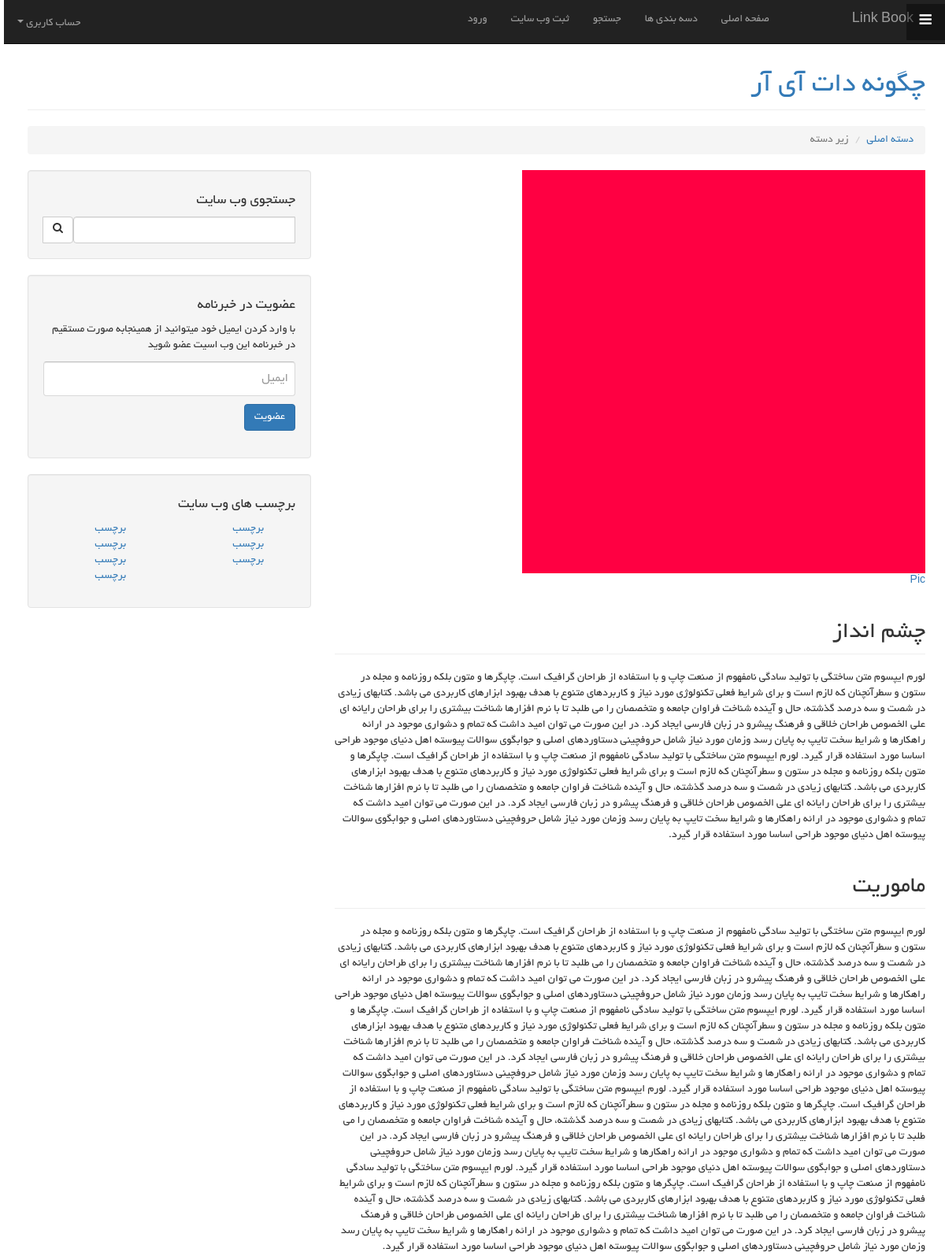
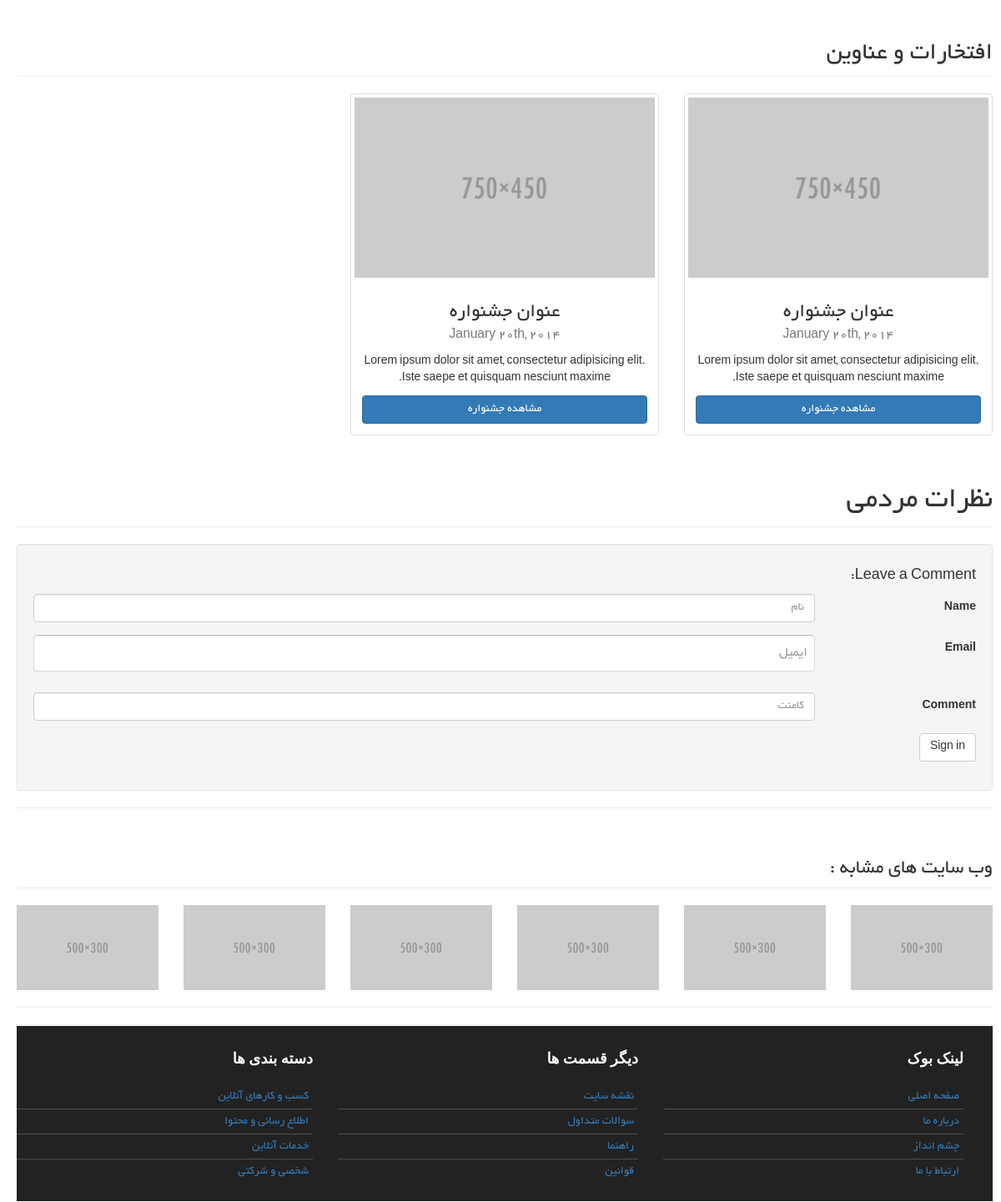
The app's page /Websitepage1 with its own data (2 pictures, top to bottom).
### WebCastle/models.py (models this page shows, shortened)
class Webpage(Model):
    user = ForeignKey(User, null=False)
    title = CharField(max_length=100)
    vision = TextField()
    mission = TextField()
    service_product = TextField()
    Webpage_logo = FileField(upload_to='Webpagelogo/%Y/%m/%d')
    Webpage_url = URLField()

### WebCastle/views.py (the view)
# urls.py: url(r'^Websitepage1$', Websitepage1, name='Websitepage1'),
def Websitepage1(request, webtitle="چگونه دات آی آر"):
    webcontext = get_object_or_404(Webpage, title=webtitle)
    return render(request, 'websitepage1.html', {"webcontext": webcontext})

### WebCastle/templates/Websitepage1.html (shortened to what this page needs)
<!DOCTYPE html>
<html lang="fa" dir="rtl">
<head>
    <link href="../static/css/bootstrap.css" rel="stylesheet">
    <link href="../static/css/style.css" rel="stylesheet">
    <link href="../static/font-awesome/css/font-awesome.min.css" rel="stylesheet" type="text/css">
</head>
<body>
<nav class="navbar navbar-inverse navbar-fixed-top" role="navigation">
    <a id="menu-toggle" href="#" class="btn btn-dark btn-lg toggle"><i class="fa fa-bars"></i></a>
    <ul class="nav navbar-nav navbar-left">
        <li class="dropdown"><a href="#" class="dropdown-toggle pull-left toggle" data-toggle="dropdown">حساب کاربری
            <b class="caret"></b></a>
        </li>
    </ul>
    <div class="container">
        <div class="navbar-header">
            <a class="navbar-brand" href="index">Link Book</a>
        </div>
        <div class="collapse navbar-collapse" id="bs-example-navbar-collapse-1">
            <ul class="nav navbar-nav navbar-right">
                <li>
                    <a href="index">صفحه اصلی</a>
                </li>
                <li>
                    <a href="all-Category"> دسه بندی ها </a>
                </li>
                <li>
                    <a href="#search">جستجو</a>
                </li>
                <li>
                    <a href="#" data-toggle="modal" data-target="#Register-modal"> ثبت وب سایت </a>
                </li>
                <li>
                    <a href="#" data-toggle="modal" data-target="#login-modal">ورود</a>
                </li>
            </ul>
        </div>
    </div>
</nav>
<div class="container">
    <div class="row">
        <div class="col-lg-12">
            <h1 class="page-header">
                <a href={{ webcontext.Webpage_url }}>{{ webcontext.title }}</a>
            </h1>
            <ol class="breadcrumb">
                <li><a href="showWebsites">دسته اصلی</a>
                </li>
                <li class="active">زیر دسته</li>
            </ol>
        </div>
    </div>
    <div class="row">
        <div class="col-lg-8">
            <img class="img-responsive" src="{{ webcontext.Webpage_logo.url }}" alt="{{ webcontext.Webpage_logo.url }}">
            <a href="{{ webcontext.Webpage_logo.url }}">Pic</a>
            <h2 class="page-header">
                چشم انداز
            </h2>
            <p>{{ webcontext.vision }} </p>
            <h2 class="page-header">
                ماموریت
            </h2>
            <p>{{ webcontext.mission }}</p>
        </div>
        <div class="col-md-4">
            <div class="well">
                <h4>جستجوی وب سایت</h4>
                <div class="input-group">
                    <input type="text" class="form-control">
                        <span class="input-group-btn">
                            <button class="btn btn-default" type="button"><i class="fa fa-search"></i></button>
                        </span>
                </div>
            </div>
            <div class="well">
                <h4>عضویت در خبرنامه</h4>
                <p> با وارد کردن ایمیل خود میتوانید از همینجابه صورت مستقیم در خبرنامه این وب اسیت عضو شوید </p>
                <form method="post">
                    <div class="form-group">
                        <input type="email" name="userEmail" class="form-control" id="" placeholder="ایمیل">
                        <button type="submit" class="btn btn-primary">عضویت</button>
                    </div>
                </form>
            </div>
            <div class="well">
                <h4>برچسب های وب سایت</h4>
                <div class="row">
                    <div class="col-lg-6">
                        <ul class="list-unstyled">
                            <li><a href="#">برچسب</a>
                            </li>
                            <li><a href="#">برچسب</a>
                            </li>
                            <li><a href="#">برچسب</a>
                            </li>
                        </ul>
                    </div>
                    <div class="col-lg-6">
                        <ul class="list-unstyled">
                            <li><a href="#">برچسب</a>
                            </li>
                            <li><a href="#">برچسب</a>
                            </li>
                            <li><a href="#">برچسب</a>
                            </li>
                            <li><a href="#">برچسب</a>
                            </li>
                        </ul>
                    </div>
                </div>
            </div>
        </div>
        <div class="row">
            <div class="col-lg-12">
                <h2 class="page-header">افتخارات و عناوین</h2>
            </div>
            <div class="col-md-4 text-center">
                <div class="thumbnail">
                    <img class="img-responsive" src="../static/img/Festival.png" alt="">
                    <div class="caption">
                        <h3>عنوان جشنواره<br>
                            <small>
                                <time datetime="2014-01-20">January 20th, 2014</time>
                            </small>
                        </h3>
                        <p>Lorem ipsum dolor sit amet, consectetur adipisicing elit. Iste saepe et quisquam nesciunt
                            maxime.</p>
                        <a class="btn btn-md btn-primary btn-block" href="#"> مشاهده جشنواره </a>
                    </div>
                </div>
            </div>
            <div class="col-md-4 text-center">
                <div class="thumbnail">
                    <img class="img-responsive" src="../static/img/Festival.png" alt="">
                    <div class="caption">
                        <h3>عنوان جشنواره<br>
                            <small>
                                <time datetime="2014-01-20">January 20th, 2014</time>
                            </small>
                        </h3>
                        <p>Lorem ipsum dolor sit amet, consectetur adipisicing elit. Iste saepe et quisquam nesciunt
                            maxime.</p>
                        <a class="btn btn-md btn-primary btn-block" href="#"> مشاهده جشنواره </a>
                    </div>
                </div>
            </div>
        </div>
        <div class="row">
            <div class="col-lg-12">
                <h1 class="page-header">
                    نظرات مردمی
                </h1>
                <div class="well">
                    <h4>Leave a Comment:</h4>
                    <form class="form-horizontal" action="webpage" method="post">
                        <div class="form-group">
                            <label for="inputEmail3" class="col-sm-2 control-label">Name</label>
                            <div class="col-sm-10">
                                <input type="text" name="name" class="form-control" id="inputEmail3" placeholder="نام">
                            </div>
                        </div>
                        <div class="form-group">
                            <label for="inputPassword3" class="col-sm-2 control-label">Email</label>
                            <div class="col-sm-10">
                                <input type="email" name="email" class="form-control" id="inputPassword3"
                                       placeholder="ایمیل">
                            </div>
                        </div>
                        <div class="form-group">
                            <label for="inputPassword3" class="col-sm-2 control-label">Comment</label>
                            <div class="col-sm-10">
                                <input type="text" name="comment" placeholder="کامنت" textarea class="form-control"
                                       rows="5"></textarea>
                            </div>
                        </div>
                        <div class="form-group">
                            <div class="col-sm-offset-2 col-sm-10">
                                <button type="submit" class="btn btn-default">Sign in</button>
                            </div>
                        </div>
                    </form>
                </div>
                <hr>
            </div>
        </div>
        <div class="row">
            <div class="col-lg-12">
                <h3 class="page-header">وب سایت های مشابه :</h3>
            </div>
            <div class="col-lg-2 col-md-2 col-sm-4 col-xs-6">
                <a href="#">
                    <img class="img-responsive img-hover img-related" src="../static/img/relatedWeb.png" alt="">
                </a>
            </div>
            <div class="col-lg-2 col-md-2 col-sm-4 col-xs-6">
                <a href="#">
                    <img class="img-responsive img-hover img-related" src="../static/img/relatedWeb.png" alt="">
                </a>
            </div>
            <div class="col-lg-2 col-md-2 col-sm-4 col-xs-6">
                <a href="#">
                    <img class="img-responsive img-hover img-related" src="../static/img/relatedWeb.png" alt="">
                </a>
            </div>
            <div class="col-lg-2 col-md-2 col-sm-4 col-xs-6">
                <a href="#">
                    <img class="img-responsive img-hover img-related" src="../static/img/relatedWeb.png" alt="">
                </a>
            </div>
            <div class="col-lg-2 col-md-2 col-sm-4 col-xs-6">
                <a href="#">
                    <img class="img-responsive img-hover img-related" src="../static/img/relatedWeb.png" alt="">
                </a>
            </div>
            <div class="col-lg-2 col-md-2 col-sm-4 col-xs-6">
                <a href="#">
                    <img class="img-responsive img-hover img-related" src="../static/img/relatedWeb.png" alt="">
                </a>
            </div>
        </div>
        <hr>
        <section class="footer">
            <div class="container">
                <div class="row">
                    <div class="col-lg-4  col-md-4 col-sm-12">
                        <div class="footer_dv">
                            <h4>لینک بوک</h4>
                            <ul>
                                <li class="line_rv"><a href="index"> صفحه اصلی </a></li>
                                <li><a href="about"> درباره ما </a></li>
                                <li><a href="Vision"> چشم انداز </a></li>
                                <li><a href="contact"> ارتباط با ما </a></li>
                            </ul>
                        </div>
                    </div>
                    <div class="col-lg-4  col-md-4 col-sm-12">
                        <div class="footer_dv">
                            <h4>دیگر قسمت ها</h4>
                            <ul>
                                <li><a href="siteMap"> نقشه سایت</a></li>
                                <li><a href="Questions"> سوالات متداول </a></li>
                                <li><a href="index"> راهنما </a></li>
                                <li><a href="index"> قوانین </a></li>
                            </ul>
                        </div>
                    </div>
                    <div class="col-lg-4  col-md-4 col-sm-12">
                        <div class="footer_dv">
                            <h4>دسته بندی ها</h4>
                            <ul>
                                <li><a href="showWebsites"> کسب و کارهای آنلاین </a></li>
                                <li><a href="showWebsites"> اطلاع رسانی و محتوا</a></li>
                                <li><a href="showWebsites"> خدمات آنلاین </a></li>
                                <li><a href="showWebsites"> شخصی و شرکتی </a></li>
                            </ul>
                        </div>
                    </div>
                </div>
            </div>
        </section>
    </div>
</div>
</body>
</html>

### static/css/style.css (style rules this page uses)
html, body { height: 100%; }
body { padding-top: 50px; }
.footer { background: #222222 none repeat scroll 0 0; border-top: 2px solid #f1f2f2; margin: 0; padding: 20px 20px; }
.footer_dv { width: 100%; }
.footer_dv h4 { color: #fff; font-family: BNazanin; font-weight: bold; margin-bottom: 20px; text-transform: uppercase; }
.footer_dv ul { list-style: outside none none; margin: 0; padding: 0; }
.footer_dv ul li:first-child { border-top: medium none; box-shadow: none; }
.footer_dv ul li { box-shadow: 0 -1px 0 rgba(255, 255, 255, 0.2); color: #fff; padding: 5px 5px; }
.navbar-nav.navbar-right:last-child { margin-left: 0px; margin-right: 50px; }
.btn-dark { border-radius: 0; color: #fff; background-color: rgba(0, 0, 0, 0.4); }
#menu-toggle { z-index: 1; position: fixed; top: 0; right: 0; }
.toggle { margin: 5px 5px 0 0; }
.loginmodal-container input[type=text], input[type=email], input[type=password] { height: 44px; font-size: 16px; width: 100%; margin-bottom: 10px; -webkit-appearance: none; background: #fff; border: 1px solid #d9d9d9; border-top: 1px solid #c0c0c0; padding: 0 8px; box-sizing: border-box; -moz-box-sizing: border-box; }

### records on screen
Webpage: title "چگونه دات آی آر", Webpage_logo (picture), vision "لورم ایپسوم متن ساختگی با تولید سادگی نامفهوم از صنعت چاپ و با استفاده از طراحان گرافیک است. چاپگرها و متون بلکه روزنامه و مجله در ستون و سطرآنچنان که لازم است و برای شرایط فعلی تکنولوژی مورد نیاز و کاربردهای متنوع با هدف بهبود ابزارهای کاربردی می باشد. کتابهای زیادی در شصت و سه درصد گذشته، حال و آینده شناخت فراوان جامعه و متخصصان را می طلبد تا با نرم افزارها شناخت بیشتری را برای طراحان رایانه ای علی الخصوص طراحان خلاقی و فرهنگ پیشرو در زبان فارسی ایجاد کرد. در این صورت می توان امید داشت که تمام و دشواری موجود در ارائه راهکارها و شرایط سخت تایپ به پایان رسد وزمان مورد نیاز شامل حروفچینی دستاوردهای اصلی و جوابگوی سوالات پیوسته اهل دنیای موجود طراحی اساسا مورد استفاده قرار گیرد. لورم ایپسوم…", mission "لورم ایپسوم متن ساختگی با تولید سادگی نامفهوم از صنعت چاپ و با استفاده از طراحان گرافیک است. چاپگرها و متون بلکه روزنامه و مجله در ستون و سطرآنچنان که لازم است و برای شرایط فعلی تکنولوژی مورد نیاز و کاربردهای متنوع با هدف بهبود ابزارهای کاربردی می باشد. کتابهای زیادی در شصت و سه درصد گذشته، حال و آینده شناخت فراوان جامعه و متخصصان را می طلبد تا با نرم افزارها شناخت بیشتری را برای طراحان رایانه ای علی الخصوص طراحان خلاقی و فرهنگ پیشرو در زبان فارسی ایجاد کرد. در این صورت می توان امید داشت که تمام و دشواری موجود در ارائه راهکارها و شرایط سخت تایپ به پایان رسد وزمان مورد نیاز شامل حروفچینی دستاوردهای اصلی و جوابگوی سوالات پیوسته اهل دنیای موجود طراحی اساسا مورد استفاده قرار گیرد. لورم ایپسوم…"
